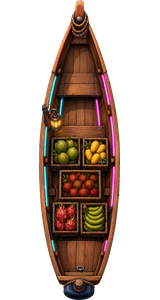
#> input picture assets/player_boat.png, 160 x 300 px
$ python resize_boat.py
#> lines starting #> are read from the running program, lines starting #| are printed output that depends on the picture; pictures that were not available may be replaced by others from this repository, and a replacement may not be noted
from PIL import Image

def resize_and_remove_bg():
    # Load original to get dimensions
    orig = Image.open("assets/player_boat.png")
#> orig is the input picture: PIL image 160x300 RGBA; mean R, G, B, A 39.5, 23.5, 14.6, 93.1
    target_size = orig.size
#> target_size = (160, 300)
    print("Original size:", target_size)
#| Original size: (160, 300)

    # Load the new white-background image
    new_img_path = r"C:\Users\VITUS\.gemini\antigravity\brain\4b839743-2cd8-43de-9969-71bdd4ef9e12\player_boat_solid_white_1784175658560.png"
    new_img = Image.open(new_img_path).convert("RGBA")
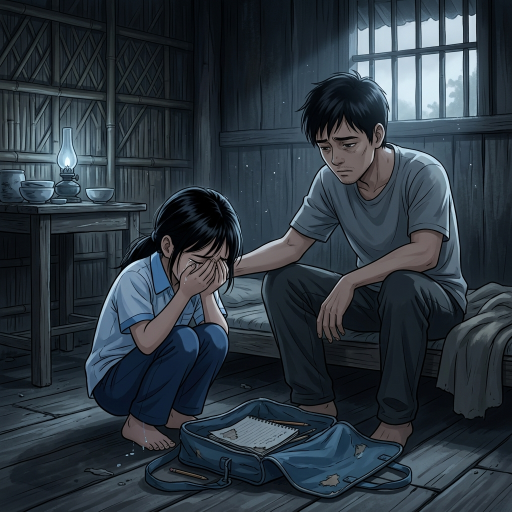
#> input picture assets/bad_ending.png, 1024 x 1024 px, given in place of player_boat_solid_white_1784175658560.png, which was not available (shown at 1/2 size)
#> new_img is the input picture: PIL image 1024x1024 RGBA; mean R, G, B, A 45.5, 56.1, 65, 255

    # Resize new image to original dimensions
    # First, let's just scale the new image to fit the target width while maintaining aspect ratio,
    # or just stretch it if they are close. Usually they are squares.
    new_img = new_img.resize(target_size, Image.Resampling.LANCZOS)
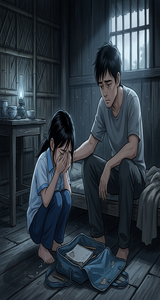
#> new_img: PIL image 160x300 RGBA; mean R, G, B, A 45.5, 56.1, 65, 255

    # Remove white background
    datas = new_img.getdata()
    new_data = []

    # Check top-left pixel for background color
    bg = datas[0]
#> bg = (18, 24, 27, 255)

    for item in datas:
        # If the pixel is close to the background color (usually white)
        if abs(item[0] - bg[0]) < 40 and abs(item[1] - bg[1]) < 40 and abs(item[2] - bg[2]) < 40:
            new_data.append((255, 255, 255, 0))
        else:
            new_data.append(item)
#> this loop made 48000 passes
#> item on passes 1 to 3: (18, 24, 27, 255), (16, 21, 25, 255), (10, 15, 18, 255)
#> after the loop, new_data = 48000 items

    new_img.putdata(new_data)
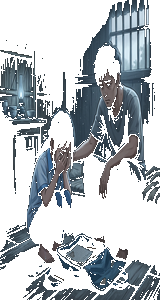
#> new_img: PIL image 160x300 RGBA; mean R, G, B, A 183.6, 189.5, 194.2, 103.6; transparent parts drawn white
    new_img.save("assets/player_boat_new.png", "PNG")
    print("Saved as assets/player_boat_new.png")

if __name__ == "__main__":
    resize_and_remove_bg()
